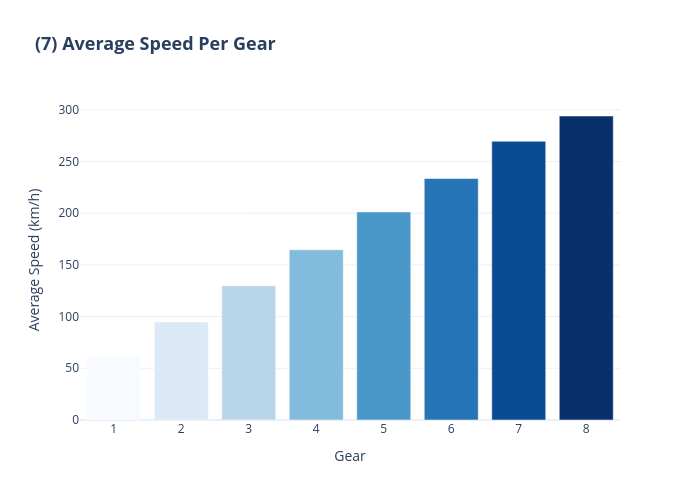

Source (notebook cell):
### Code cell
fig7 = px.bar(
    data_frame=speed_per_gear,
    x='gear',
    y='avg_speed',
    color='avg_speed',
    color_continuous_scale=px.colors.sequential.Blues,
    title='(7) Average Speed Per Gear',
    labels={'gear':'Gear', 'avg_speed':'Average Speed (km/h)'}, 
    width=700,
    height=500
)

fig7.update_layout(
    title_font=dict(size=18, weight='bold'),
    coloraxis_showscale=False,
    xaxis=dict(tickmode='linear', dtick=1)
)

fig7.show()

### Figure 1 — Plotly figure (JSON) as saved in the notebook; plotly's stock layout.template omitted (floating-point values rounded to 4 significant figures)
{"data": [{"hovertemplate": "Gear=%{x}<br>Average Speed (km/h)=%{marker.color}<extra></extra>", "legendgroup": "", "marker": {"color": [61.55, 94.77, 129.9, 164.6, 201.2, 233.5, 269.5, 294.0], "coloraxis": "coloraxis", "pattern": {"shape": ""}}, "name": "", "orientation": "v", "showlegend": false, "textposition": "auto", "type": "bar", "x": [1, 2, 3, 4, 5, 6, 7, 8], "xaxis": "x", "y": [61.55, 94.77, 129.9, 164.6, 201.2, 233.5, 269.5, 294.0], "yaxis": "y"}], "layout": {"barmode": "relative", "coloraxis": {"colorbar": {"title": {"text": "Average Speed (km/h)"}}, "colorscale": [[0, "rgb(247,251,255)"], [0.125, "rgb(222,235,247)"], [0.25, "rgb(198,219,239)"], [0.375, "rgb(158,202,225)"], [0.5, "rgb(107,174,214)"], [0.625, "rgb(66,146,198)"], [0.75, "rgb(33,113,181)"], [0.875, "rgb(8,81,156)"], [1, "rgb(8,48,107)"]], "showscale": false}, "height": 500, "legend": {"tracegroupgap": 0}, "title": {"font": {"size": 18, "weight": "bold"}, "text": "(7) Average Speed Per Gear"}, "width": 700, "xaxis": {"anchor": "y", "domain": [0, 1], "dtick": 1, "tickmode": "linear", "title": {"text": "Gear"}}, "yaxis": {"anchor": "x", "domain": [0, 1], "title": {"text": "Average Speed (km/h)"}}}}
